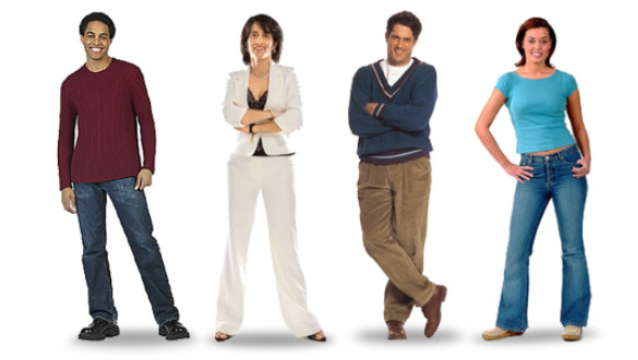
#> input picture Facetracking_windows/pic1.jpg, 638 x 360 px
$ python Photo_face_detect.py
#> lines starting #> are read from the running program, lines starting #| are printed output that depends on the picture; after the words box and inside, x2 and y2 are one past the last pixel; in counts of white or black regions, pixels touching at a corner belong together
import cv2
import sys
import os
import subprocess

faceCascade = cv2.CascadeClassifier("haarcascade_frontalface_default.xml")
eye_cascade = cv2.CascadeClassifier("haarcascade_fullbody.xml")
hog = cv2.HOGDescriptor()
hog.setSVMDetector(cv2.HOGDescriptor_getDefaultPeopleDetector())


text = 'Hi Welcome to Drishti'

#os.system('.\\espeak.exe  -g 20 -s 100 %(text)s'  %locals())

#Capture from Photo
frame=cv2.imread("pic1.jpg")
#> frame is the input picture: shape (360, 638, 3); mean B, G, R 203, 202.8, 205
gray = cv2.cvtColor(frame, cv2.COLOR_BGR2GRAY)
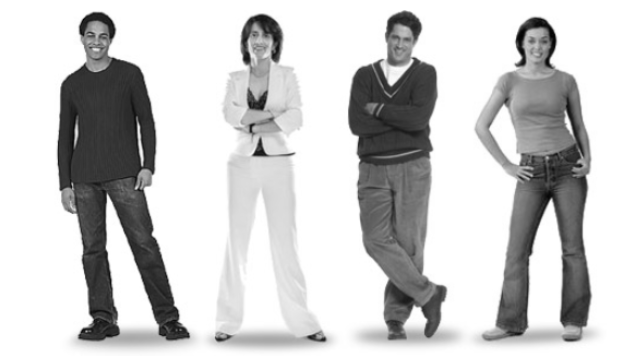
#> gray: shape (360, 638); min 1, max 255, mean 203.4

faces = faceCascade.detectMultiScale(
        gray,
        scaleFactor=1.1,
        minNeighbors=5,
        minSize=(30, 30),
        flags=cv2.CASCADE_SCALE_IMAGE
    )
#> faces = [[77, 20, 40, 40], [242, 22, 38, 38], [384, 24, 36, 36], [519, 28, 34, 34]]


    # Draw a rectangle around the faces
for (x, y, w, h) in faces:
        cv2.rectangle(frame, (x, y), (x+w, y+h), (0, 255, 0), 2)
#> this loop made 4 passes
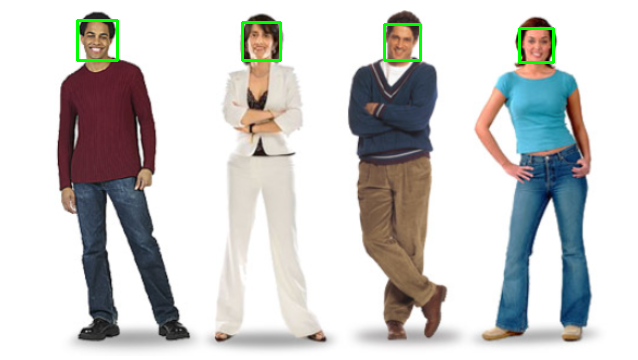
#> frame: shape (360, 638, 3); 0.77% of pixels changed, all inside (x1, y1, x2, y2) = (76, 19, 555, 64)


eyes = eye_cascade.detectMultiScale(gray,
                                        scaleFactor=1.1,
                                        minNeighbors=5,
                                        minSize=(30, 30),
                                        flags=cv2.CASCADE_SCALE_IMAGE
                                        )
#> eyes = ()

for (ex, ey, ew, eh) in eyes:
        cv2.rectangle(frame, (ex, ey), (ex + ew, ey + eh), (0, 255, 0), 2)
#> this loop made 0 passes

found, w = hog.detectMultiScale(gray,
                                winStride=(8, 8),
                                padding=(32, 32),
                                scale=1.05)
#> found = [[45, 145, 113, 215]]; w = [1.04]

for (bx,by,bw,bh) in found:
    cv2.rectangle(gray, (bx, by), (bx + bw, by + bh), (0, 0, 255), 2)
#> this loop made 1 pass
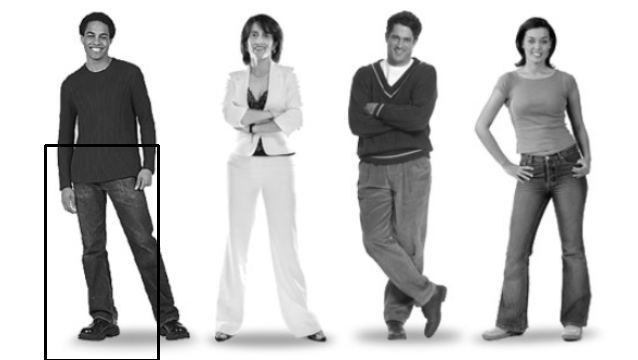
#> gray: shape (360, 638); 0.75% of pixels changed, all inside (x1, y1, x2, y2) = (44, 144, 160, 360)

    # Display the resulting frame
cv2.imshow('Video', frame)

    #Count the Number of faces
count=len(found)
#> count = 1

os.system('.\\espeak.exe -s 100 %(count)s' % locals())


cv2.waitKey(0)

# When everything is done, release the capture
cv2.destroyAllWindows()

$ run again, with Facetracking_windows/pic3.jpg copied over Facetracking_windows/pic1.jpg
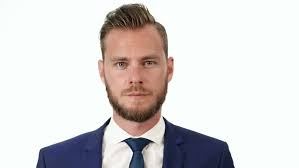
#> input picture Facetracking_windows/pic3.jpg, 299 x 168 px
#> frame is the input picture: shape (168, 299, 3); mean B, G, R 212.7, 212.9, 215.7
#> `gray = cv2.cvtColor(frame, cv2.COLOR_BGR2GRAY)`:
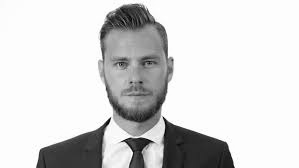
#> gray: shape (168, 299); min 0, max 255, mean 213.9
#> faces = [[97, 34, 78, 78]]
#> the loop `for (x, y, w, h) in faces:` made 1 pass
#> after the loop `for (x, y, w, h) in faces:`:
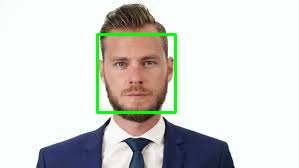
#> frame: shape (168, 299, 3); 1.86% of pixels changed, all inside (x1, y1, x2, y2) = (96, 33, 177, 114)
#> eyes = ()
#> count = 0
